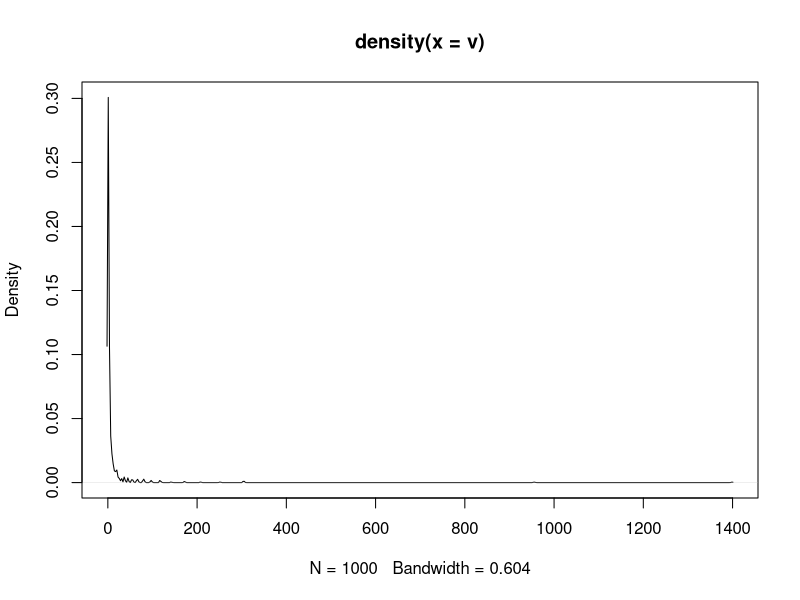
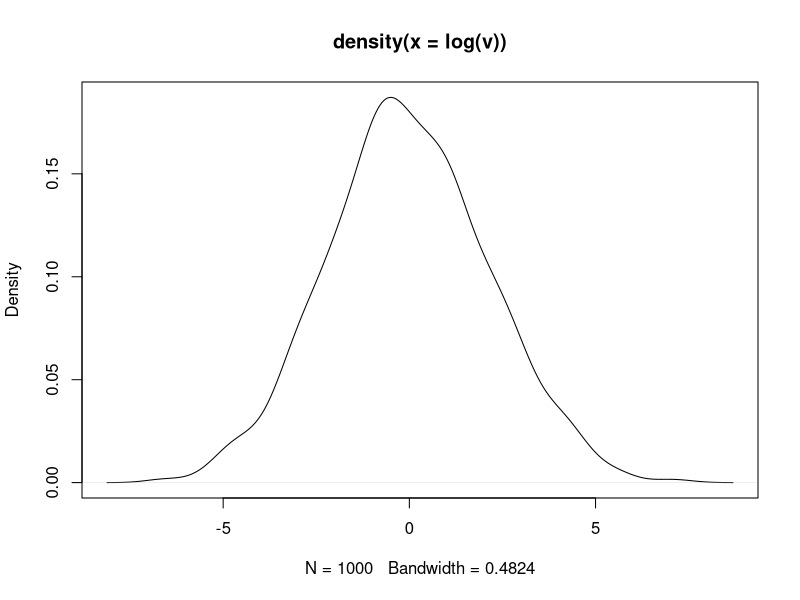
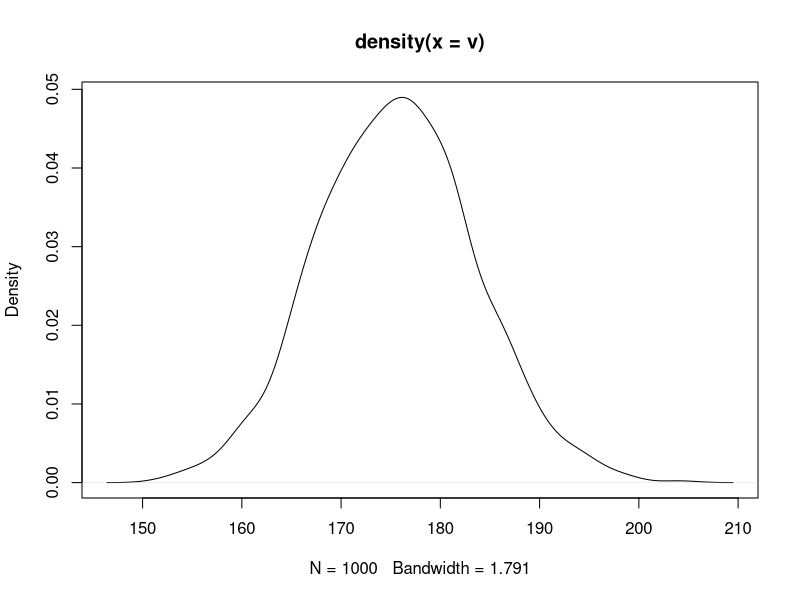

The R script that drew these images, in order:
#################################################################
### Additive vs multiplicative, real-number domain mapping ###
#################################################################

#What happens when we replace the addition with multiplication; sum with product and a "small contribution" like +1 -1 with increase by 10% (*1.1) or decrease by 9.1% (*1/1.1)
v<-replicate(1000,prod(sample(c(1/1.1,1.1),size=500,replace=TRUE)))
plot(density(v)) #We get a right-skewed distribution

#Try to find it on the handout.
#It is the log-normal distribution; a distribution of numbers whose logarithms are normally distributed.
plot(density(log(v)))

#It is no surprise. Logarithms - together with their inverse exponential function - were designed to translate between additive and multiplicative domain. If our ancestors needed to multiply 3 very large numbers, it was easier for them to covert them to their logarithms (with the help of painstakingly created and distributed logarithm tables and rulers) sum those logs and exponentiate the result.
3354521*856*78991

(sumlog<-log(3354521)+log(856)+log(78991))
exp(sumlog)

#Sometimes this is retold as the wisdom that "logarithm of a product is a sum of logarithms"
log(653*984,base=2)
log(653,base=2)+log(984,base=2) #(true for any base)

#Logarithm and exponential function can be therefore used as neat mapping functions between domain of all real numbers (-Inf,Inf) and positive real numbers. If you need to do a linear regression model where there is a lot of additions, so theoretically, the outcome can be negative, but the modeled parameter is strictly positive (for instance the mean of Poisson distribution) just map the result of the regression to (0,Inf) with exponential function. (Or tell your model - if possible - that what the regression terms add up to is logarithm of the parameter; see the batman mapping in handout. To map between -Inf,Inf and 0,1 domain (useful for instance in mapping linear regression to the p parameter of binomial distribution), you can use logistic/logit mapping).
logit<-function(p){log(p/(1-p))}
inv_logit<-function(x){exp(x)/(exp(x)+1)}

logit(0.99)
inv_logit(-4)
logit(inv_logit(16))

#Mathematicians frequently used natural logarithm (base e=2.7....) or base-10 logarithm if they lean into physics, yet there are better logarithms if you do not need to execute simple mathematical operations but to visualize data and understand relationships between them (see the handout).

#Technically log-normal and not normal distribution is the maximum entropy distribution if you only know that the number you need to draw is definitely positive, there is no strict upper limit to it and its standard deviation may not be equal to the mean (so it is not the exponential distribution).
#It is parametrized by mean natural logarithm (m in the handout - it is also equal to logarithm of median, so this one is not too scary) and standard deviation of natural logarithm (s - this one is more tricky) which may be sometimes difficult to imagine right when you want to generate some data. But again, using some basic arithmetic you can get formulas for these "native" parameters using the parameters that you understand better. For instance you can find log-normal distribution with arithmetic mean (\mu) 175 and standard deviation (\sigma) equal to 8. (Similar to human height, which on one hand is very much influenced by additive genetic variance, yet it is strictly positive number)

#TASK
#Use the formulas on the handout (the other formula for s uses logarithm median instead of mean) to find log-normal distribution with.
mu<-175
sigma<-8


#Solution
m<-log((mu^2)/sqrt(mu^2+sigma^2))
s<-sqrt(log(1+(sigma^2)/(mu^2)))
m
s

v<-rlnorm(1000,meanlog=m,sdlog=s)
plot(density(v))
#You can see that for median/mean so far from 0, and with small sd, log-normal distribution resembles normal distribution a lot. So it is not a huge problem to use normal distribution instead of log-normal and no transformation is needed - that is why so many people get away with using not "the most appropriate" distributions.


#Exercise 2 (link function)
#Butterflies: dependent: UV reflectance (as the proportion of wing that reflects UV), independent:  latitude and elevation.
#University enrollment: dependent: Went to university or not, independent: Parental income
#Beards: dependent: whether or not a person grows a beard, independent: profession (barista, fireperson, professor), sex, age
#Imprinting: dependent: eye color of the partner (same as parent / different from parent), independent: eye color of the parent (frequencies: black: 0.1, brown: 0.4, green: 0.2, blue: 0.3, note that frequencies in the pool of partners is expected to be the same)
#Tools: number of tools that the a given oceanic culture uses, independent: time since the European "discovery" of the island
